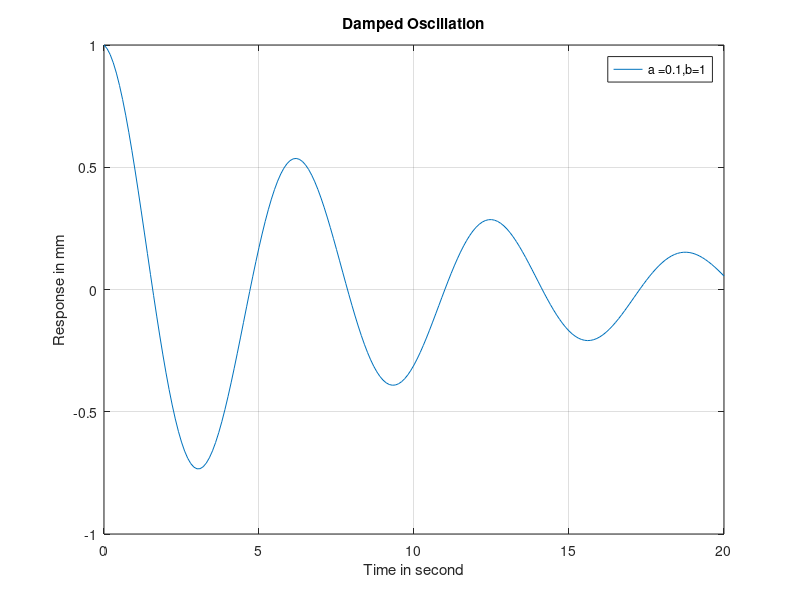

This chart was generated by the following MATLAB code:
a =0.1;
b=1;
t=0:0.1:20;
y = exp(-a*t).*cos(b*t);
plot(t,y)
grid on;
xlabel('Time in second');
ylabel('Response in mm');
title('Damped Oscillation');
legend('a =0.1,b=1');

